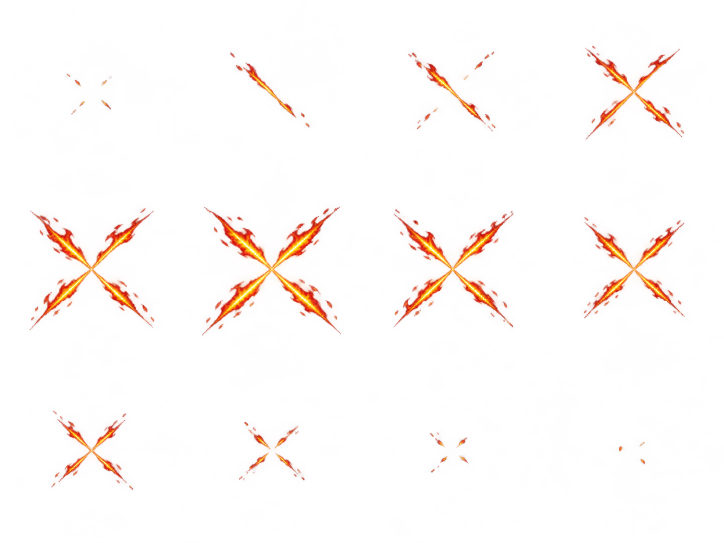
#> input picture assets/skills/refined-v6/art/fire-cross.png, 1448 x 1086 px (shown at 1/2 size)
$ python prepare_skill_assets_v6.py
#> lines starting #> are read from the running program, lines starting #| are printed output that depends on the picture
"""Empacota os cortes V6 com registro fixo e redução, preservando os atlas anteriores."""
from pathlib import Path
import hashlib
import json
import sys
from PIL import Image, ImageDraw, ImageOps

ROOT=Path(__file__).resolve().parents[1]
ART=ROOT/"assets/skills/refined-v6/art"


def sha(path):
    return hashlib.sha256(path.read_bytes()).hexdigest()


def build(destination,preview):
    """Mede alfa significativo para o recorte; preserva o alfa nativo dentro da região registrada."""
    destination.mkdir(parents=True,exist_ok=True);preview.mkdir(parents=True,exist_ok=True)
    previous=destination/"provenance.json"
    if previous.exists():
        for item in json.loads(previous.read_text(encoding="utf-8"))["clips"]:
            path=destination/item["file"]
            if path.exists() and sha(path)!=item["sha256"]:raise ValueError(f"Atlas modificado manualmente: {path}")
    specs=[("fire_5","fire-cross.png",(192,192),(96,96),28,False),
           ("water_2","water-spin-isolated.png",(320,320),(200,200),50,False),
           ("martial_3","seismic-transparent.png",(320,240),(240,180),75,False),
           ("wind_4","wind-triple.png",(320,224),(160,112),45,False)]
    properties=[];records=[];packaged={};qa=dict(clips=5,frames=54,empty_frames=0,edge_pixels=0,upscaled_frames=0,warnings=[],lifecycles={})
    contact=Image.new("RGB",(1200,1200),(20,34,48))
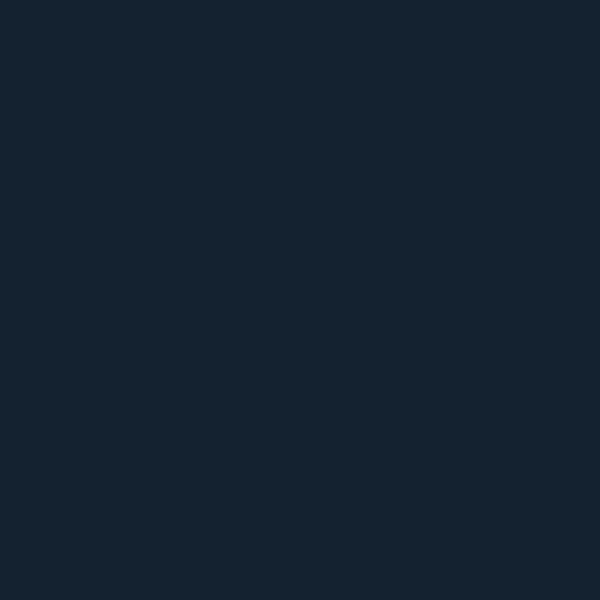
#> contact: PIL image 1200x1200 RGB (shown at 1/2 size); mean R, G, B 20, 34, 48
    for row,(name,filename,canvas,draw,millis,flip) in enumerate(specs):
        path=ART/filename;bitmap=Image.open(path).convert("RGBA")
#> in build, bitmap is the input picture: PIL image 1448x1086 RGBA; mean R, G, B, A 36.7, 7.7, 1.4, 8.2
        if bitmap.size!=(1448,1086):raise ValueError(f"Geometria da fonte mudou: {path}")
        rects=[(i%4*362,i//4*362,(i%4+1)*362,(i//4+1)*362) for i in range(12)]
        originals=[bitmap.crop(rect) for rect in rects]
#> originals = 12 items
        if flip:originals=[ImageOps.mirror(frame) for frame in originals]
        # As fontes têm resíduos de alfa 1/2 nos gutters. O limiar só mede o recorte, sem repintar.
        boxes=[frame.getchannel("A").point(lambda a:255 if a>=8 else 0).getbbox() for frame in originals]
#> boxes = [(132, 147, 224, 229), (96, 103, 259, 256), (92, 102, 269, 264), (84, 91, 283, 279), (59, 54, 309, 299), (42, 51, 321, 309), (63, 56, 304, 293), (79, 72, 284, 275), (102, 97, 269, 256), (115, 119, 248, 237), (135, 140, 215, 222), (151, 159, 205, 205)]
        if any(box is None for box in boxes):raise ValueError(f"Estágio sem pixels visíveis: {name}")
        box=(min(b[0] for b in boxes),min(b[1] for b in boxes),max(b[2] for b in boxes),max(b[3] for b in boxes))
#> box = (42, 51, 321, 309)
        width,height=box[2]-box[0],box[3]-box[1]
#> width = 279; height = 258
        scale=min(1,(canvas[0]-16)/width,(canvas[1]-16)/height)
#> scale = 0.631
        size=(round(width*scale),round(height*scale));offset=((canvas[0]-size[0])//2,(canvas[1]-size[1])//2)
#> after `size = (round(width * scale), round(height * scale))`: size = (176, 163)
#> after `offset = ((canvas[0] - size[0]) // 2, (canvas[1] - size[1]) // 2)`: offset = (8, 14)
        pivot=(round(offset[0]+(181-box[0])*size[0]/width),round(offset[1]+(181-box[1])*size[1]/height))
#> pivot = (96, 96)
        frames=[];areas=[]
        for index,original in enumerate(originals):
            alpha=original.getchannel("A")
            edges=[alpha.crop((0,0,362,1)),alpha.crop((0,361,362,362)),alpha.crop((0,0,1,362)),alpha.crop((361,0,362,362))]
            if any(edge.getextrema()[1]>=8 for edge in edges):raise ValueError(f"Arte atravessa a célula: {name}/{index}")
            frame=Image.new("RGBA",canvas);frame.alpha_composite(original.crop(box).resize(size,Image.Resampling.NEAREST),offset)
            a=frame.getchannel("A");areas.append(sum(v>=16 for v in a.get_flattened_data()))
            if not a.getbbox():raise ValueError(f"Frame vazio: {name}/{index}")
            if a.getbbox()[0]<=0 or a.getbbox()[1]<=0 or a.getbbox()[2]>=canvas[0] or a.getbbox()[3]>=canvas[1]:raise ValueError(f"Frame na borda: {name}/{index}")
            frames.append(frame)
#> this loop made 1 pass
#> pass 1, in build, `alpha=original.getchannel("A")`:
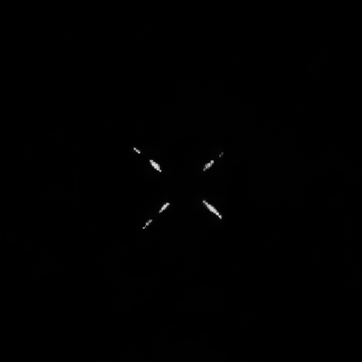
#> alpha: PIL image 362x362 L; min 0, max 239, mean 0.7
#> after the loop:
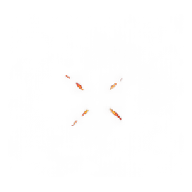
#> frame: PIL image 192x192 RGBA; mean R, G, B, A 3.2, 0.5, 0, 0.9; transparent parts drawn white
#> after the loop, areas = []; frames = []
        peak=max(areas)
        if areas[0]>peak*.15 or areas[-1]>peak*.1:raise ValueError(f"Ciclo não começa/termina pequeno: {name}")
        qa["lifecycles"][name]=dict(visible_alpha_threshold=16,area=areas,first_peak_ratio=round(areas[0]/peak,4),last_peak_ratio=round(areas[-1]/peak,4))
        packaged[name]=(frames,canvas,draw,millis,pivot)
        records.append(dict(id=name,file=name+".png",source=path.relative_to(ROOT).as_posix(),source_sha256=sha(path),rects=rects,common_crop=box,pivot=pivot,scale=scale,mirror_horizontal=flip))
        previews=[]
        for frame in frames:
            background=Image.new("RGBA",draw,(20,34,48,255));background.alpha_composite(frame.resize(draw,Image.Resampling.NEAREST));previews.append(background.convert("RGB"))
        previews[0].save(preview/(name+".gif"),save_all=True,append_images=previews[1:],duration=millis,loop=0,disposal=2)
        for column,index in enumerate([0,3,5,11]):
            image=previews[index];contact.paste(image,(column*300+(300-image.width)//2,row*300+30+(240-image.height)//2));ImageDraw.Draw(contact).text((column*300+10,row*300+285),f"{name} frame {index+1}",fill="white")
    frames,canvas,draw,millis,pivot=packaged["wind_4"]
    packaged["wind_4.impact"]=(frames[6:],canvas,draw,50,pivot)
    records.append(dict(id="wind_4.impact",file="wind_4.impact.png",source_frames=[6,7,8,9,10,11]))
    for name,(frames,canvas,draw,millis,pivot) in packaged.items():
        atlas=Image.new("RGBA",(canvas[0]*4,canvas[1]*((len(frames)+3)//4)))
        for i,frame in enumerate(frames):atlas.alpha_composite(frame,(i%4*canvas[0],i//4*canvas[1]))
        path=destination/(name+".png");atlas.save(path)
        values=dict(path="assets/skills/refined-v6/"+path.name,frameWidth=canvas[0],frameHeight=canvas[1],columns=4,frames=len(frames),frameMillis=millis,drawWidth=draw[0],drawHeight=draw[1],pivotX=pivot[0],pivotY=pivot[1])
        aliases=[name,"wind_4.travel","wind_5","wind_5.travel"] if name=="wind_4" else [name]
        for alias in aliases:properties.extend(f"{alias}.{key}={value}" for key,value in values.items())
        record=next(r for r in records if r["id"]==name);record.update(sha256=sha(path),metadata=values)
    contact.save(preview/"contact.png")
    (preview/"qa.json").write_text(json.dumps(qa,indent=2)+"\n",encoding="utf-8")
    (destination/"provenance.json").write_text(json.dumps(dict(route="image_gen",model=None,estimateUsd=None,clips=records,packaging="Recorte, registro, espelhamento de direção e redução nearest; sem ampliação/recoloração/repintura."),ensure_ascii=False,indent=2)+"\n",encoding="utf-8")
    pending=destination/"manifest.properties.pending";pending.write_text("# Overlay V6 visual, apos V5; nao e versao de protocolo.\nformatVersion=6\n"+"\n".join(properties)+"\n",encoding="ascii");pending.replace(destination/"manifest.properties")
    print(json.dumps(qa))


if __name__=="__main__":
#> (the run stopped early here; a loop or call above may not have finished)

$ run again, with assets/skills/refined-v6/art/seismic-readable.png copied over assets/skills/refined-v6/art/fire-cross.png
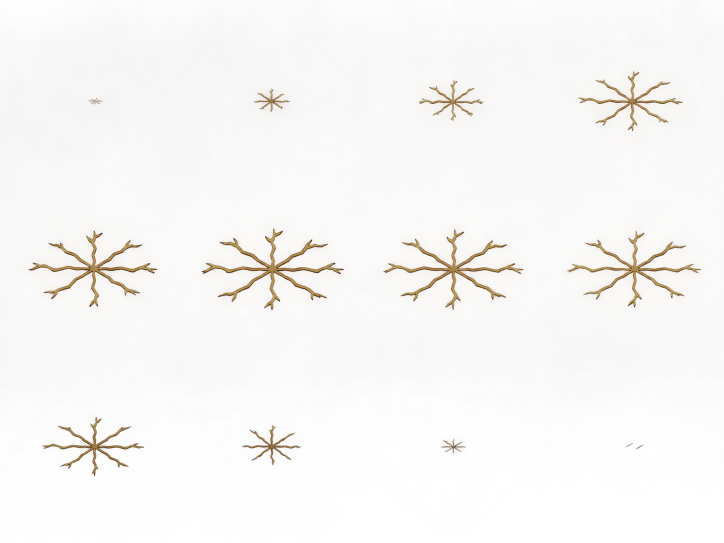
#> input picture assets/skills/refined-v6/art/seismic-readable.png, 1448 x 1086 px (shown at 1/2 size)
#> in build, bitmap is the input picture: PIL image 1448x1086 RGBA; mean R, G, B, A 132.4, 126.4, 119.6, 19.6
#> originals = 12 items
#> boxes = [(0, 15, 362, 362), (0, 0, 362, 362), (0, 0, 362, 362), (0, 0, 362, 362), (0, 0, 362, 362), (0, 0, 362, 362), (0, 0, 362, 362), (0, 0, 362, 362), (0, 0, 362, 230), (0, 0, 362, 208), (0, 0, 362, 184), (0, 0, 362, 176)]
#> box = (0, 0, 362, 362)
#> width = 362
#> scale = 0.486
#> size = (176, 176)
#> offset = (8, 8)
#> pivot = (96, 96)
#> the loop in build, `for index,original in enumerate(originals):` made 1 pass
#> pass 1, in build, `alpha=original.getchannel("A")`:
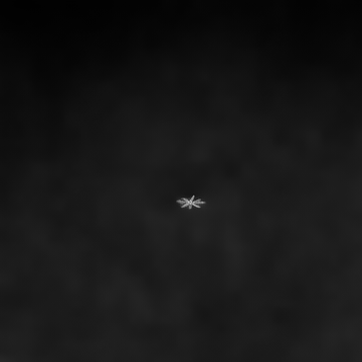
#> alpha: PIL image 362x362 L; min 1, max 192, mean 22
#> after the loop in build, `for index,original in enumerate(originals):`: areas = []
